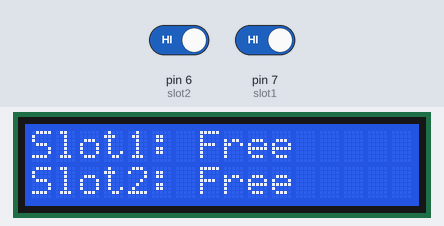
The sketch below on a simulated Arduino Uno, built with avr-gcc and run on an emulated ATmega328P. Shown: 16×2 character LCD. Inputs (shaded band) come from the test bench; at power-on: pin 6 (slot2) HIGH, pin 7 (slot1) HIGH.

Above: at 3.2 s.
3.3 s: pin 6 (slot2) driven LOW
At 4.3 s:
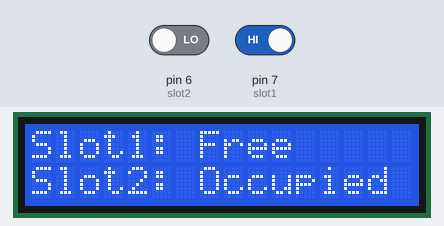
5.5 s: pin 7 (slot1) driven LOW
At 7.2 s:
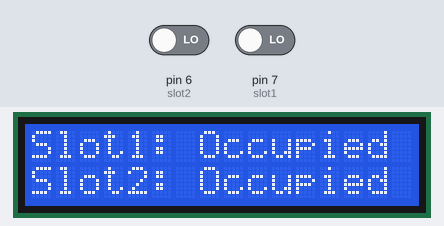
7.5 s: pin 6 (slot2) driven HIGH
At 9.2 s:
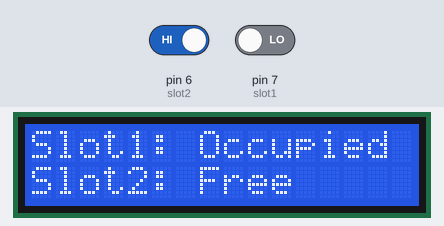
9.5 s: pin 7 (slot1) driven HIGH
At 11.1 s:
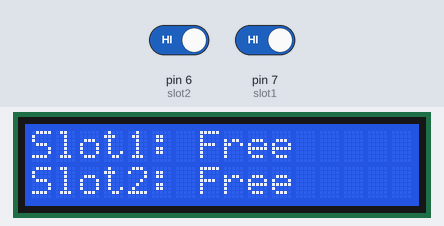
Timing chart, 0 to 12.6 s (numbered marks = the images above; inputs shaded):
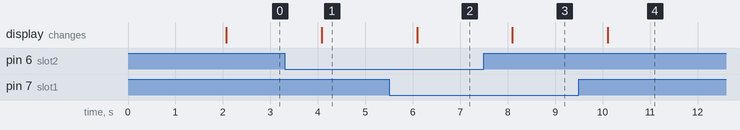

The sketch:

code.ino
```cpp
#include <LiquidCrystal.h>

// Initialize LCD with RS, E, D4, D5, D6, D7
LiquidCrystal lcd(12, 11, 5, 4, 3, 2);

// IR sensor pins
const int slot1 = 7;  // IR Sensor 1
const int slot2 = 6;  // IR Sensor 2

void setup() {
  // Set up the LCD
  lcd.begin(16, 2);  // 16 columns, 2 rows

  // Configure IR sensor pins as input
  pinMode(slot1, INPUT);
  pinMode(slot2, INPUT);

  // Optional: startup display
  lcd.setCursor(0, 0);
  lcd.print("Smart Parking");
  lcd.setCursor(0, 1);
  lcd.print("Initializing...");
  delay(2000);
  lcd.clear();
}

void loop() {
  int s1 = digitalRead(slot1); // HIGH if empty, LOW if blocked
  int s2 = digitalRead(slot2);

  // Slot 1
  lcd.setCursor(0, 0);
  lcd.print("Slot1: ");
  if (s1 == LOW)
    lcd.print("Occupied ");
  else
    lcd.print("Free     ");

  // Slot 2
  lcd.setCursor(0, 1);
  lcd.print("Slot2: ");
  if (s2 == LOW)
    lcd.print("Occupied ");
  else
    lcd.print("Free     ");

  delay(1000);  // Update every second
}
```

Measured:
- after the input at 3.3 s, the display: changes after 0.78 s (image 1)
- after the input at 5.5 s, the display: changes after 0.59 s (image 2)
- after the input at 7.5 s, the display: changes after 0.60 s (image 3)
- after the input at 9.5 s, the display: changes after 0.61 s (image 4)
